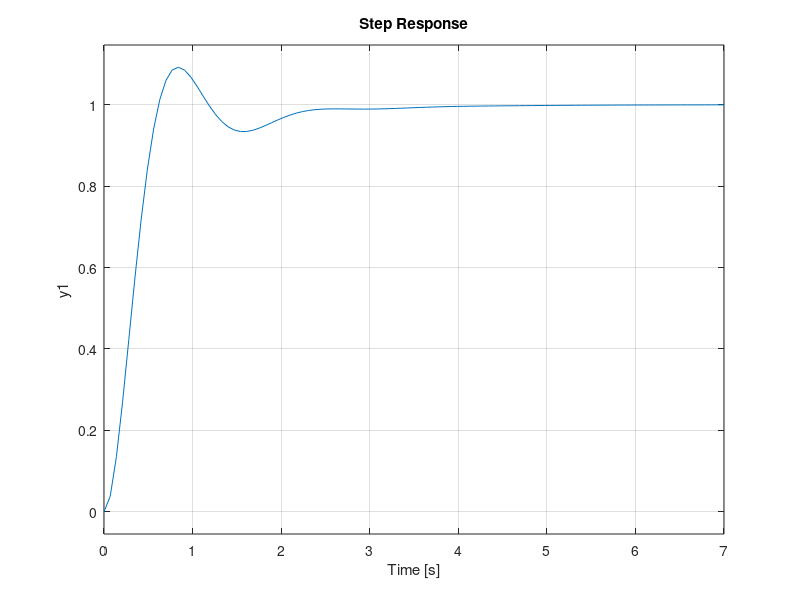

Write MATLAB code to recreate this figure. (Note: this script raises an error after producing the figure.)
clear all; close all;
%modelleme pid
k=10;
gc=tf([k k],[1 0]);
gc=pid(17,17,0);
gp=tf([1],[1 5 6]);
sys=feedback(gc*gp,1);
figure
step(sys);
s=stepinfo(sys);

figure
rlocus(sys)